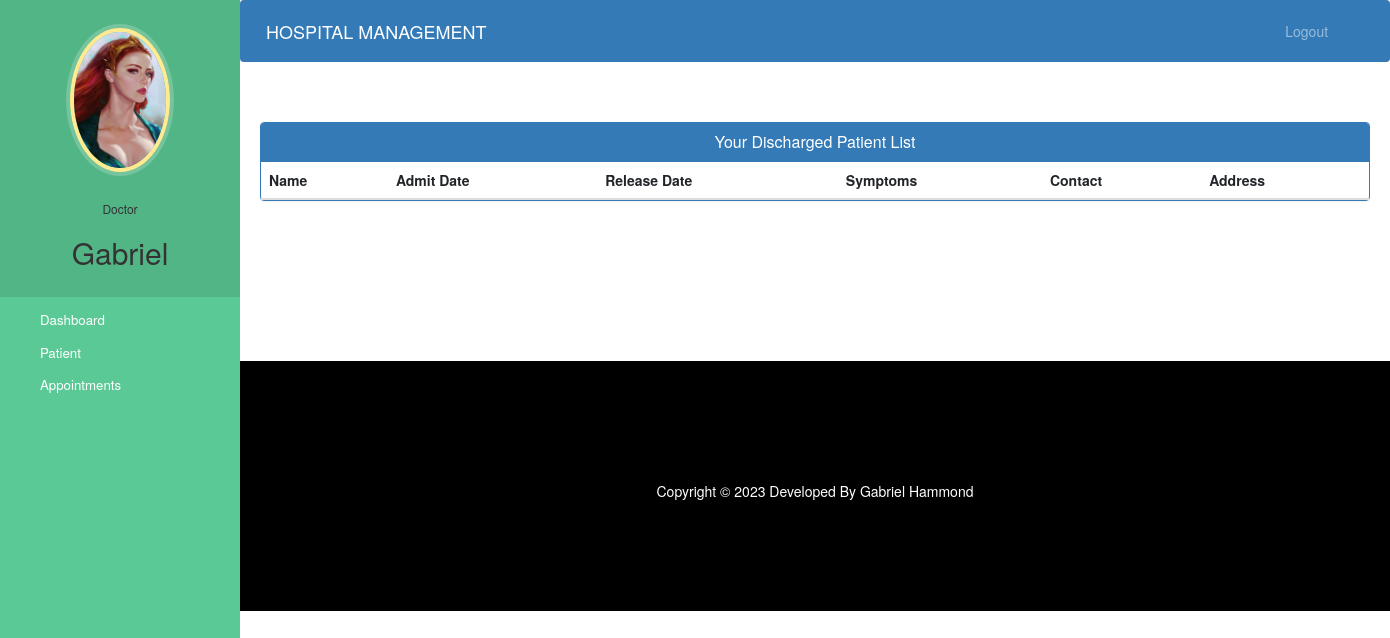
The page /doctor_view_discharge_patient/ (signed in) on the database as committed earlier.
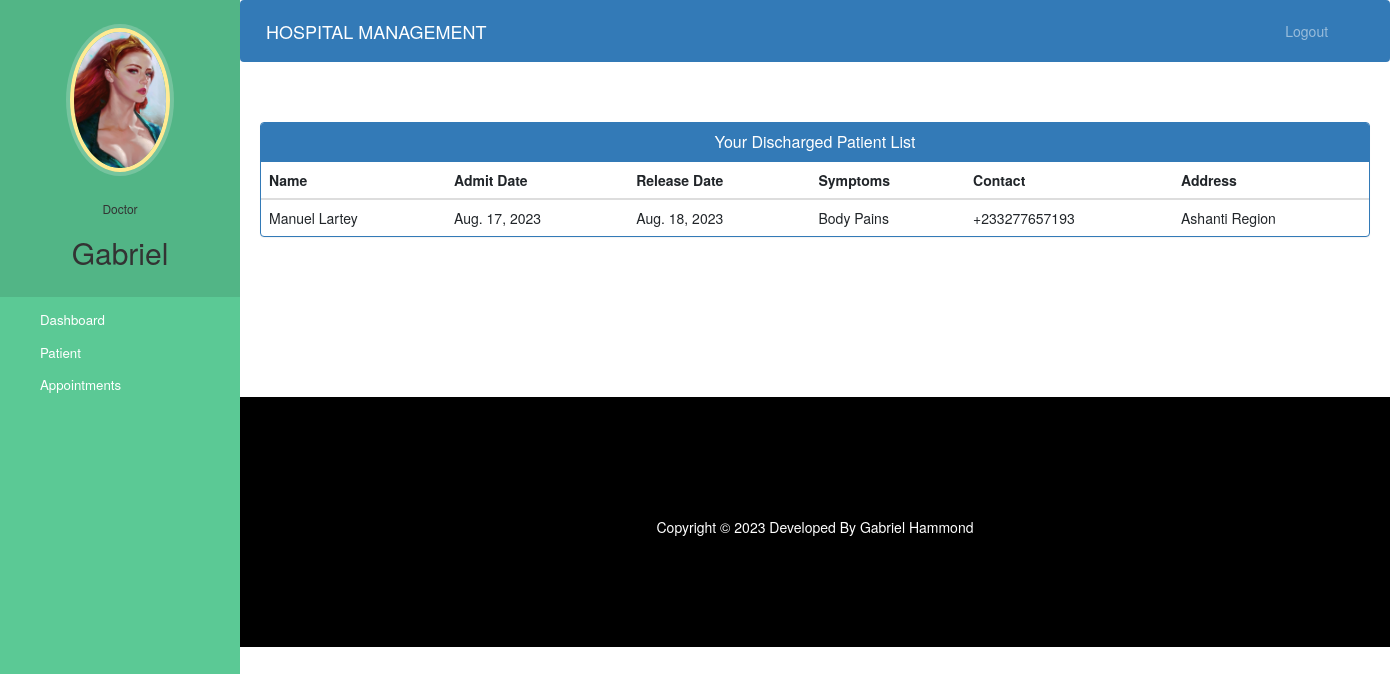
The same page on the database as committed later.
### hospital/models.py (models this page shows)
class PatientDischargeDetails(models.Model):
    patientId=models.PositiveIntegerField(null=True)
    patientName=models.CharField(max_length=40)
    assignedDoctorName=models.CharField(max_length=40)
    address = models.CharField(max_length=40)
    mobile = models.CharField(max_length=20,null=True)
    symptoms = models.CharField(max_length=100,null=True)
    admitDate=models.DateField(null=False)
    releaseDate=models.DateField(null=False)
    daySpent=models.PositiveIntegerField(null=False)
    roomCharge=models.PositiveIntegerField(null=False)
    medicineCost=models.PositiveIntegerField(null=False)
    doctorFee=models.PositiveIntegerField(null=False)
    OtherCharge=models.PositiveIntegerField(null=False)
    total=models.PositiveIntegerField(null=False)

### hospital/views.py (the view)
# urls.py: path('doctor_view_discharge_patient/', views.doctor_view_discharge_patient_view,
@login_required(login_url='doctorlogin')
@user_passes_test(is_doctor)
def doctor_view_discharge_patient_view(request):
    dischargedpatients=models.PatientDischargeDetails.objects.all().distinct().filter(assignedDoctorName=request.user.first_name)
    doctor=models.Doctor.objects.get(user_id=request.user.id) #for profile picture of doctor in sidebar
    return render(request,'hospital/doctor_view_discharge_patient.html',{'dischargedpatients':dischargedpatients,'doctor':doctor})

### hospital/views.py (called while the page is built)
def is_doctor(user):
    return user.groups.filter(name='DOCTOR').exists()

### templates/hospital/doctor_view_discharge_patient.html (shortened to what this page needs)
{% extends 'hospital/doctor_base.html' %}
{% block content %}
{%load static%}
<head>
  <link href="//netdna.bootstrapcdn.com/bootstrap/3.0.0/css/bootstrap.min.css" rel="stylesheet" id="bootstrap-css">
</head>
<div class="container">
  <div class="panel panel-primary">
    <div class="panel-heading">
      <h6 class="panel-title">Your Discharged Patient List</h6>
    </div>
    <table class="table table-hover" id="dev-table">
      <thead>
        <tr>
          <th>Name</th>
          <th>Admit Date</th>
          <th>Release Date</th>
          <th>Symptoms</th>
          <th>Contact</th>
          <th>Address</th>
        </tr>
      </thead>
      {% for p in dischargedpatients %}
      <tr>
        <td> {{p.patientName}}</td>
        <td>{{p.admitDate}}</td>
        <td>{{p.releaseDate}}</td>
        <td>{{p.symptoms}}</td>
        <td>{{p.mobile}}</td>
        <td>{{p.address}}</td>
      </tr>
      {% endfor %}
    </table>
  </div>
</div>
{% endblock content %}

Rows that differ between the two databases and show on the page:
added PatientDischargeDetails: patientName "Manuel Lartey", admitDate "Aug. 17, 2023", releaseDate "Aug. 18, 2023", symptoms "Body Pains", mobile "+233277657193", address "Ashanti Region"
